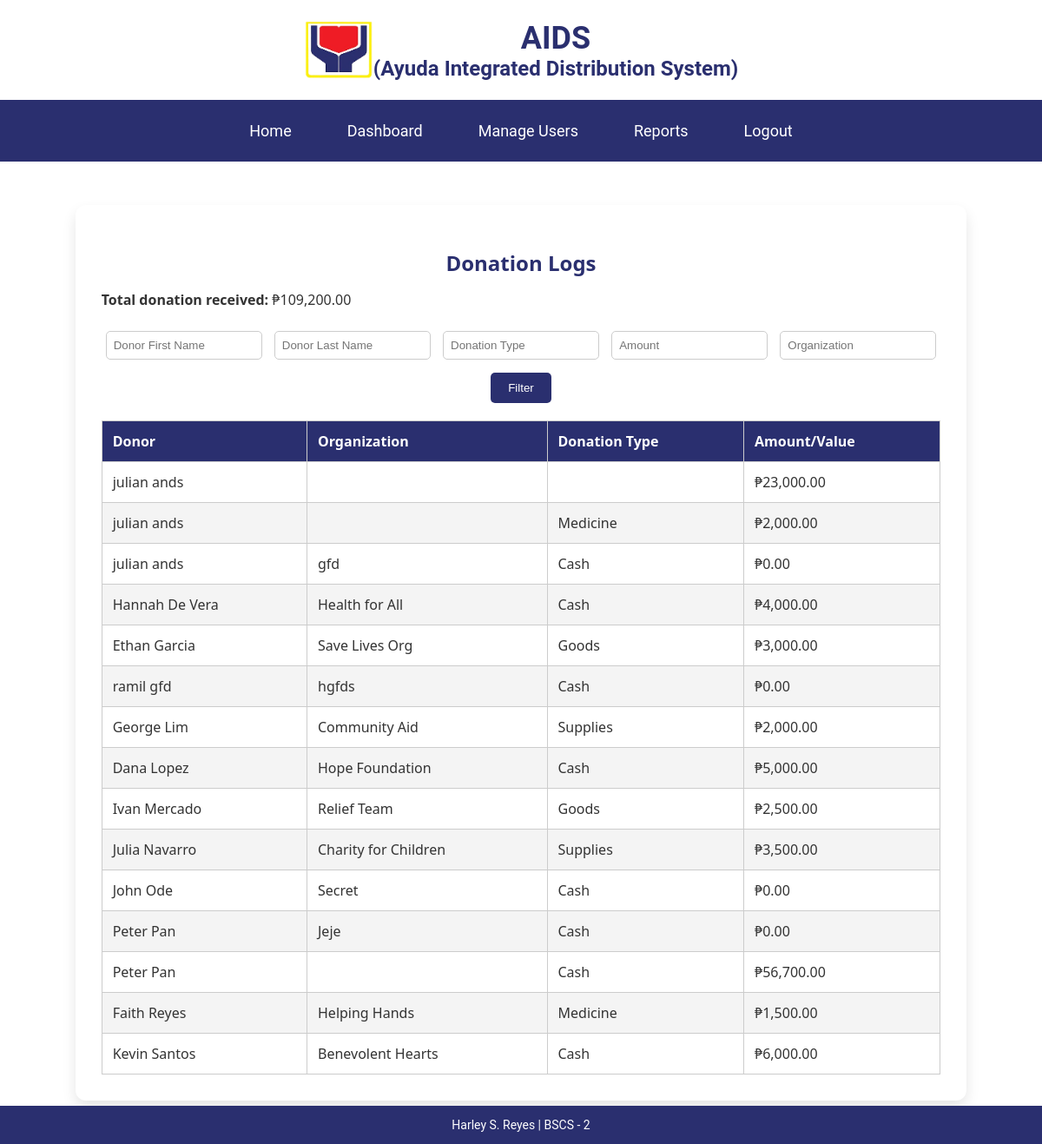
The app's page /f1Reyes/donation_logs.php (signed in) with its own data.
### tables this page shows
CREATE TABLE `tbldonator` (
  `donator_id` int(11) NOT NULL,
  `uid` int(11) NOT NULL,
  `organization` varchar(100) NOT NULL,
  `amount` double DEFAULT NULL,
  `donation_type` enum('Cash','Goods','Medicine','Supplies') DEFAULT 'Cash'
);

CREATE TABLE `tbluser` (
  `uid` int(11) NOT NULL,
  `fname` varchar(250) NOT NULL,
  `lname` varchar(250) NOT NULL,
  `password` varchar(250) NOT NULL,
  `is_employee` tinyint(1) DEFAULT NULL,
  `is_beneficiary` tinyint(1) DEFAULT NULL,
  `is_donator` tinyint(1) DEFAULT NULL,
  `username` varchar(250) NOT NULL,
  `date_created` date NOT NULL,
  `date_modified` date NOT NULL
);

### f1Reyes/donation_logs.php (the view, shortened to what this page needs)
<?php
require_once 'connect.php';
require_once 'includes/header.php';
$fname = isset($_POST['fname']) ? $_POST['fname'] : '';
$lname = isset($_POST['lname']) ? $_POST['lname'] : '';
$donation_type = isset($_POST['donation_type']) ? $_POST['donation_type'] : '';
$amount = isset($_POST['amount']) ? $_POST['amount'] : '';
$organization = isset($_POST['organization']) ? $_POST['organization'] : '';
$filter_conditions = [];
$filter_sql = $filter_conditions ? 'WHERE ' . implode(' AND ', $filter_conditions) : '';
$donation_query = "SELECT u.fname AS donor_fname, u.lname AS donor_lname, d.organization, d.amount, d.donation_type
                   FROM tbluser u
                   JOIN tbldonator d ON u.uid = d.uid
                   $filter_sql
                   ORDER BY u.lname";
$donation_result = $connection->query($donation_query);
$total_query = "SELECT SUM(amount) AS total_amount FROM tbldonator";
$total_result = $connection->query($total_query);
$total_row = $total_result->fetch_assoc();
$total_amount = $total_row['total_amount'] ?? 0;
?>
<link rel="stylesheet" href="css/register.css">
<div class="nav-container">
    <nav>
        <a href="home_employee.php">Home</a>
        <a href="dashboard.php">Dashboard</a>
        <a href="learn_more.php">Manage Users</a>
        <a href="reports.php">Reports</a>
        <a href="index.php">Logout</a>
    </nav>
</div>
<div class="log-container">
    <h2>Donation Logs</h2>
    <div style="text-align: left; margin-bottom: 20px;">
        <strong>Total donation received:</strong> ₱<?= number_format($total_amount, 2) ?>
    </div>
    <form class="filter-form" method="POST" action="">
        <input type="text" name="fname" placeholder="Donor First Name" value="<?= htmlspecialchars($fname) ?>">
        <input type="text" name="lname" placeholder="Donor Last Name" value="<?= htmlspecialchars($lname) ?>">
        <input type="text" name="donation_type" placeholder="Donation Type" value="<?= htmlspecialchars($donation_type) ?>">
        <input type="number" name="amount" placeholder="Amount" step="0.01" value="<?= htmlspecialchars($amount) ?>">
        <input type="text" name="organization" placeholder="Organization" value="<?= htmlspecialchars($organization) ?>">
        <br>
        <button type="submit">Filter</button>
    </form>
    <table class="log-table">
        <thead>
            <tr>
                <th>Donor</th>
                <th>Organization</th>
                <th>Donation Type</th>
                <th>Amount/Value</th>
            </tr>
        </thead>
        <tbody>
            <?php
            if ($donation_result->num_rows > 0) {
                while ($log = $donation_result->fetch_assoc()) {
                    echo "<tr>
                            <td>" . htmlspecialchars($log['donor_fname']) . " " . htmlspecialchars($log['donor_lname']) . "</td>
                            <td>" . htmlspecialchars($log['organization']) . "</td>
                            <td>" . htmlspecialchars($log['donation_type']) . "</td>
                            <td>₱" . number_format($log['amount'], 2) . "</td>
                          </tr>";
                }
            } else {
                echo "<tr><td colspan='4'>No donation logs found</td></tr>";
            }
            ?>
        </tbody>
    </table>
</div>
<?php require_once 'includes/footer.php'; ?>

### f1Reyes/css/dashboard.css (style rules this page uses)
table { width: 100%; border-collapse: collapse; }
th, td { border: 1px solid black; padding: 8px; text-align: left; }
th { background-color: #f2f2f2; text-align: left; }
td:nth-child(1), th:nth-child(1) { text-align: left; }
div { background-color: white; }

### f1Reyes/css/register.css (style rules this page uses)
.nav-container { background-color: #2a2f6f; padding: 15px; text-align: center; }
.nav-container nav a { color: white; text-decoration: none; font-size: 18px; padding: 10px 20px; margin: 0 10px; display: inline-block; transition: 0.3s; }

### f1Reyes/donation_logs.php (style rules this page uses)
.log-container { max-width: 1000px; margin: 50px auto; padding: 30px; background: white; border-radius: 12px; box-shadow: 0 8px 16px rgba(0,0,0,0.1); font-family: 'Segoe UI', sans-serif; }
.log-container h2 { text-align: center; color: #2a2f6f; margin-bottom: 15px; }
.filter-form { text-align: center; margin-bottom: 20px; }
.filter-form input { padding: 8px; margin: 5px; width: 180px; border: 1px solid #ccc; border-radius: 5px; }
.filter-form button { padding: 10px 20px; background-color: #2a2f6f; color: white; border: none; border-radius: 5px; cursor: pointer; margin-top: 10px; }
.log-table { width: 100%; border-collapse: collapse; }
.log-table th, .log-table td { padding: 12px; border: 1px solid #ccc; text-align: left; }
.log-table th { background-color: #2a2f6f; color: white; }
.log-table tr:nth-child(even) { background-color: #f4f4f4; }
.nav-container { background-color: #2a2f6f; padding: 15px; text-align: center; }
.nav-container nav a { color: white; text-decoration: none; font-size: 18px; padding: 10px 20px; margin: 0 10px; display: inline-block; transition: 0.3s; }

### records on screen
tbldonator: uid.fname "julian", uid.lname "ands", amount "23,000.00"
tbldonator: uid.fname "julian", uid.lname "ands", donation_type "Medicine", amount "2,000.00"
tbldonator: uid.fname "julian", uid.lname "ands", organization "gfd", donation_type "Cash", amount "0.00"
tbldonator: uid.fname "Hannah", uid.lname "De Vera", organization "Health for All", donation_type "Cash", amount "4,000.00"
tbldonator: uid.fname "Ethan", uid.lname "Garcia", organization "Save Lives Org", donation_type "Goods", amount "3,000.00"
tbldonator: uid.fname "ramil", uid.lname "gfd", organization "hgfds", donation_type "Cash", amount "0.00"
tbldonator: uid.fname "George", uid.lname "Lim", organization "Community Aid", donation_type "Supplies", amount "2,000.00"
tbldonator: uid.fname "Dana", uid.lname "Lopez", organization "Hope Foundation", donation_type "Cash", amount "5,000.00"
tbldonator: uid.fname "Ivan", uid.lname "Mercado", organization "Relief Team", donation_type "Goods", amount "2,500.00"
tbldonator: uid.fname "Julia", uid.lname "Navarro", organization "Charity for Children", donation_type "Supplies", amount "3,500.00"
tbldonator: uid.fname "John", uid.lname "Ode", organization "Secret", donation_type "Cash", amount "0.00"
tbldonator: uid.fname "Peter", uid.lname "Pan", organization "Jeje", donation_type "Cash", amount "0.00"
tbldonator: uid.fname "Peter", uid.lname "Pan", donation_type "Cash", amount "56,700.00"
tbldonator: uid.fname "Faith", uid.lname "Reyes", organization "Helping Hands", donation_type "Medicine", amount "1,500.00"
tbldonator: uid.fname "Kevin", uid.lname "Santos", organization "Benevolent Hearts", donation_type "Cash", amount "6,000.00"

### other values on screen
$total_amount "109,200.00"
